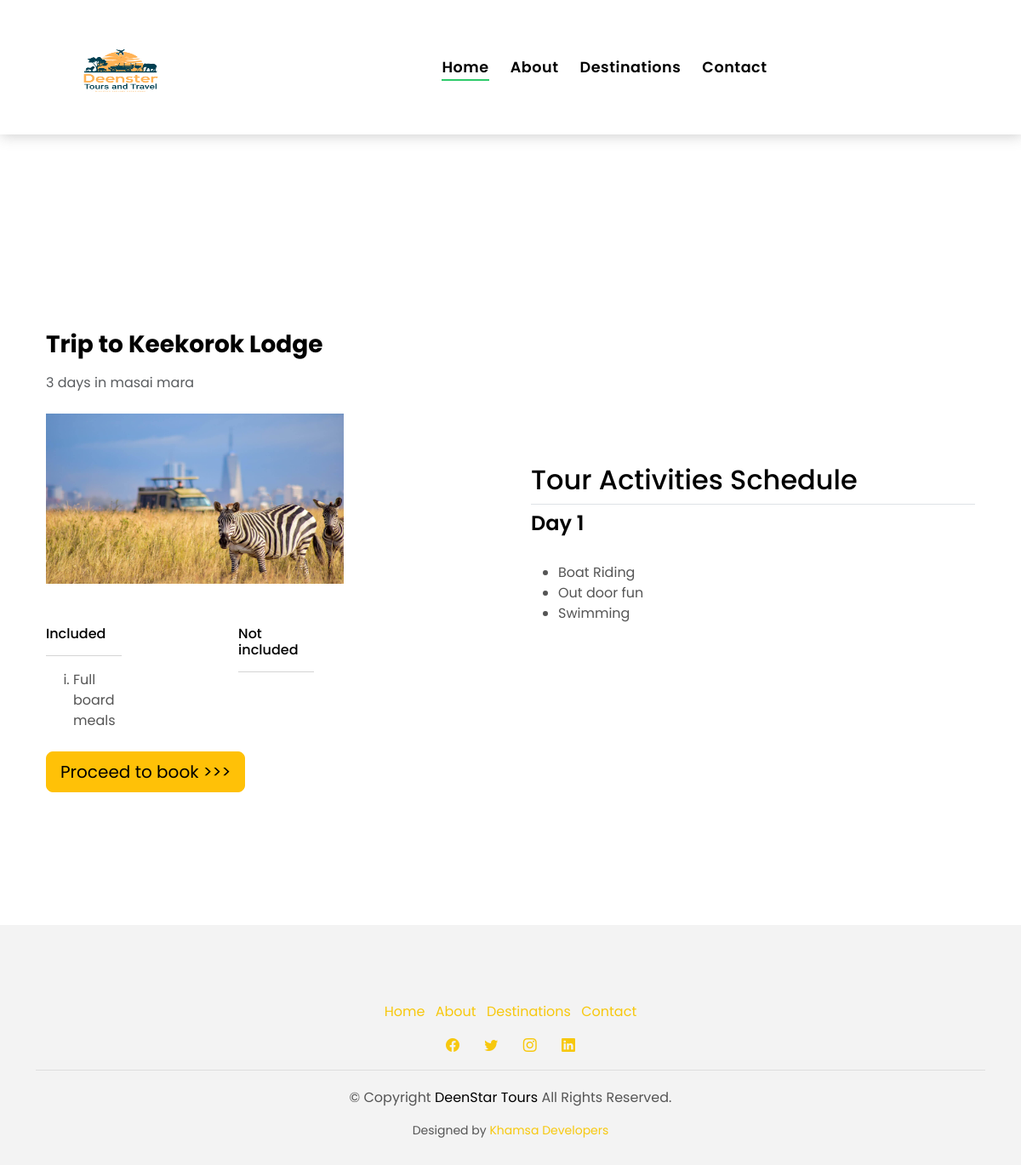
Before: /single-package/?id=1 with the older database file.
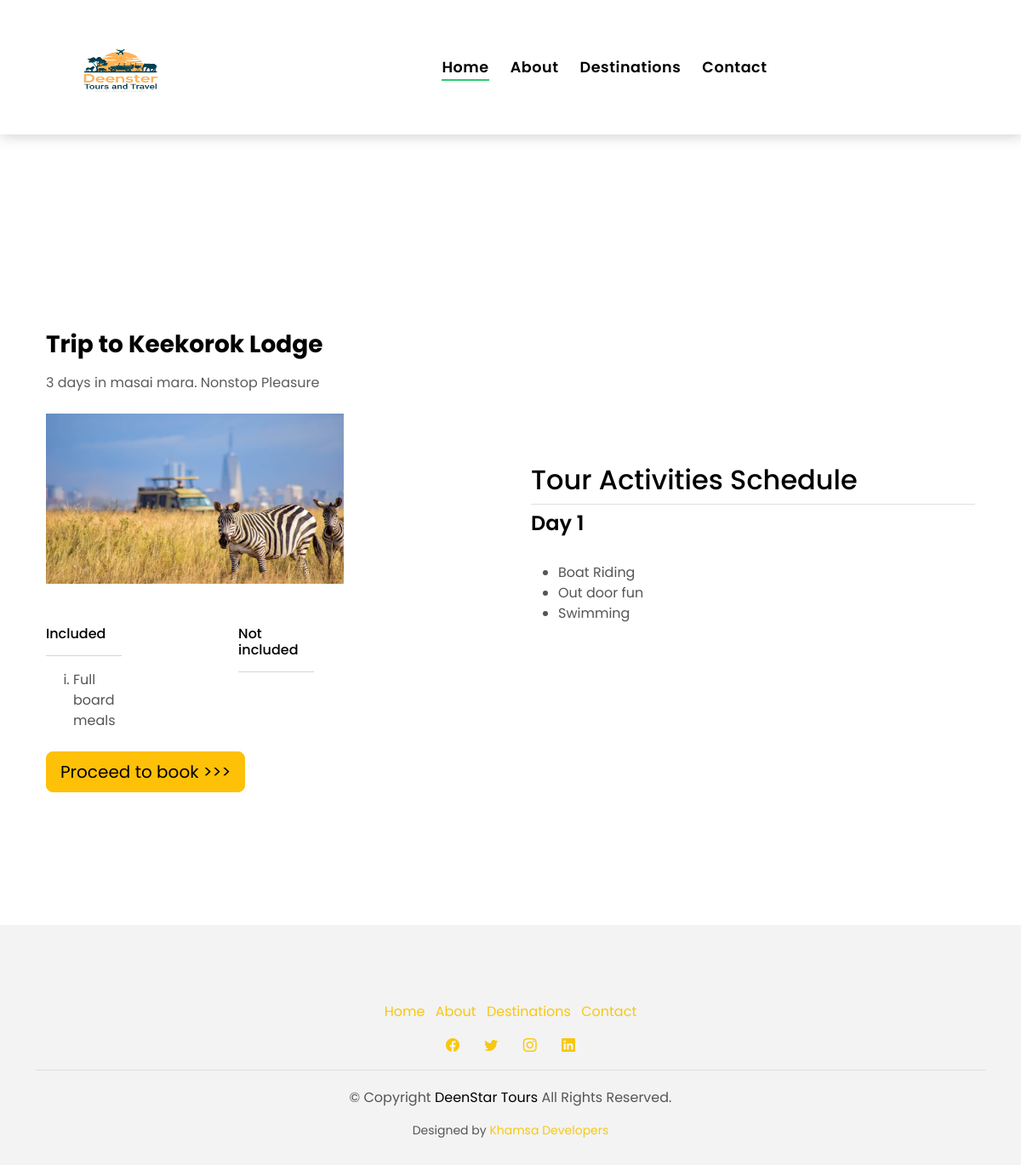
After: the same page with the newer database file.
### main/models.py (models this page shows, shortened)
class Package(models.Model):
    cover_image=models.ImageField(upload_to="img/", blank=True)
    description=models.CharField(max_length=1000)
    name= models.ForeignKey(Hotel,on_delete=models.CASCADE, related_name='package')
    start_date = models.DateField()
    end_date = models.DateField()
    created=models.DateTimeField(auto_now_add=True)
    addons=models.ManyToManyField(Addon,default=None, blank=True)
    excluded=models.ManyToManyField(Excluded,default=None, blank=True)
    activities=models.ManyToManyField(Activity,default=None, blank=True)
    cruiser_price=models.IntegerField()
    van_price=models.IntegerField()

class Hotel(models.Model):
    cover_image=models.ImageField(upload_to="img/", blank=True)
    name = models.CharField(max_length=30)
    dest_id =models.ForeignKey(Desination,on_delete=models.CASCADE)
    desc = models.TextField()
    def __str__(self):
        return str(self.name)

class Addon(models.Model):
    addon= models.CharField(max_length=200,blank=True)
    def __str__(self) :
        return self.addon

class TourSchedule(models.Model):
    package = models.ForeignKey(Package, on_delete=models.CASCADE, related_name='schedule')
    days=models.IntegerField(max_length=30, choices=DAYS, default=1)
    activities = models.ManyToManyField(Activity, blank=True)

class Activity(models.Model):
    activity_name= models.CharField(max_length=50)
    activity_desc=models.TextField()
    def __str__(self) :
        return self.activity_name

### main/views.py (the view)
# urls.py: path('single-package/', views.single_package, name="single-package"),
def single_package(request):
    if request.method=='GET':
        id =int(request.GET['id'])
        package=Package.objects.get(id=id)
        schedule = package.schedule.all().order_by('days')
        context={
            "package": package,
            "schedule": schedule
        }
        return render(request,'package-view.html',context=context)
    else:
        return render(request,'package-view.html',{"error":"No package selected"})

### templates/package-view.html (shortened to what this page needs)
{% extends 'base.html' %}
{% load static %}
{% load humanize %}
 {% block content %}
    <div class="intro-carousel swiper" style="padding-top: 12rem;">
    </div>
  <div class="container px-4 py-5">
    {%if error%}
    <h2>{{error}}</h2>
    {% else %}
    <div class="row row-cols-1 row-cols-md-2 align-items-md-center g-5 py-5">
      <div class="d-flex flex-column align-items-start gap-2">
        <h3 class="fw-bold">Trip to {{package.name}}</h3>
        <p class="text-muted">{{package.description}}</p>
        <img height="200px" width="350px" src="{% static 'images/default.jpg' %}" alt="Card image cap">
        <div class="row">
          <div class="col-sm-4">
            <h6>Included</h6>
            <hr>
          <ul style="list-style: lower-roman;">
            {% for inc in package.addons.all %}
          <li>{{inc}}</li>
          {% endfor %}
          </ul>
          </div>
          <div class="col-sm-4 ">
          </div>
          <div class="col-sm-4 ">
            <h6>Not included</h6>
            <hr>
          </div>
        </div>
        <a href="{% url 'book'%}?id={{package.id}}" class="btn btn-warning btn-lg">Proceed to book >>> </a>
      </div>
     <div>
      {% if schedule %}
      <h2 class="pb-2 border-bottom">Tour Activities Schedule</h2>
      <div class="row row-cols-1 row-cols-sm-2 g-4">
        {% for sch in schedule %}
        <div class="d-flex flex-column gap-2">
          <h4 class="fw-semibold mb-0">Day {{sch.days}}</h4>
          <p class="text-muted">
            <ul>
              {% for activity in sch.activities.all %}
              <li>{{activity}}</li>
              {% endfor %}
            </ul>
          </p>
        </div>
        {% endfor %}
        {% endif %}
        </div>
      </div>
      </div>
    </div>
  {% endif%}
  {% endblock content %}

### templates/base.html (shortened to what this page needs)
{% load static %}
<!DOCTYPE html>
<html lang="en">
<head>
  <link href="{% static 'assets/vendor/animate.css/animate.min.css' %}" rel="stylesheet">
  <link href="{% static 'assets/vendor/bootstrap/css/bootstrap.min.css' %}" rel="stylesheet">
  <link href="{% static 'assets/vendor/bootstrap/css/bootstrap.min.css' %}" rel="stylesheet">
  <link href="{% static 'assets/vendor/bootstrap-icons/bootstrap-icons.css' %}" rel="stylesheet">
  <link href="{% static 'assets/vendor/swiper/swiper-bundle.min.css' %}" rel="stylesheet">
  <link href="https://cdn.jsdelivr.net/npm/bootstrap@5.3.2/dist/css/bootstrap.min.css" rel="stylesheet">
  <link href="{% static 'travelstyles.css' %}" rel="stylesheet">
  <link href="{% static 'assets/css/style.css' %}" rel="stylesheet">
</head>
<body>
     <div class="my-div">
  <nav class="navbar navbar-default navbar-trans navbar-expand-lg fixed-top">
    <div class="container">
      <a class="navbar-brand text-brand" href=""><img height="100px" width="200px" src="{% static 'assets/img/logo.png'%}" alt=""></a>
      <div class="navbar-collapse collapse justify-content-center" id="navbarDefault">
        <ul class="navbar-nav">
          <li class="nav-item">
            <a class="nav-link active" href="/">Home</a>
          </li>
          <li class="nav-item">
            <a class="nav-link " href="#">About</a>
          </li>
          <li class="nav-item">
            <a class="nav-link " href="#">Destinations</a>
          </li>
          <li class="nav-item">
            <a class="nav-link " href="#">Contact</a>
          </li>
        </ul>
      </div>
    </div>
  </nav>
</div>
 {% block content%}
 {% endblock content%}
   <section class="section-footer">
  </section>
  <footer>
    <div class="container">
      <div class="row">
        <div class="col-md-12">
          <nav class="nav-footer">
            <ul class="list-inline">
              <li class="list-inline-item">
                <a href="#">Home</a>
              </li>
              <li class="list-inline-item">
                <a href="#">About</a>
              </li>
              <li class="list-inline-item">
                <a href="#">Destinations</a>
              </li>
              <li class="list-inline-item">
                <a href="#">Contact</a>
              </li>
            </ul>
          </nav>
          <div class="socials-a">
            <ul class="list-inline">
              <li class="list-inline-item">
                <a href="#">
                  <i class="bi bi-facebook" aria-hidden="true"></i>
                </a>
              </li>
              <li class="list-inline-item">
                <a href="#">
                  <i class="bi bi-twitter" aria-hidden="true"></i>
                </a>
              </li>
              <li class="list-inline-item">
                <a href="#">
                  <i class="bi bi-instagram" aria-hidden="true"></i>
                </a>
              </li>
              <li class="list-inline-item">
                <a href="#">
                  <i class="bi bi-linkedin" aria-hidden="true"></i>
                </a>
              </li>
            </ul>
          </div>
          <div class="copyright-footer">
            <p class="copyright color-text-a">
              &copy; Copyright
              <span class="color-a">DeenStar Tours</span> All Rights Reserved.
            </p>
          </div>
          <div class="credits">
            Designed by <a href="#">Khamsa Developers</a>
          </div>
        </div>
      </div>
    </div>
  </footer>
</body>
</html>

### static/travelstyles.css (style rules this page uses)
:root { --card-height: 65vh; --card-width: calc(var(--card-height) / 1.5); }

### static/assets/css/style.css (style rules this page uses)
body { font-family: "Poppins", sans-serif; color: #555555; }
h1, h2, h3, h4, h5, h6 { color: #000000; }
a { color: #F7C80E; text-decoration: none; transition: all 0.5s ease; }
.text-brand { color: #000000; font-size: 2rem; font-weight: 600; }
.color-a { text-decoration: none; color: #000000; }
.color-text-a { text-decoration: none; color: #555555; }
.socials-a { text-decoration: none; }
.socials-a .list-inline-item:not(:last-child) { margin-right: 25px; }
.btn { transition: 0.5s ease; }
.navbar-default { transition: all 0.5s ease-in-out; background-color: #ffffff; padding-top: 28px; padding-bottom: 20px; -webkit-backface-visibility: hidden; backface-visibility: hidden; box-shadow: 1px 2px 15px rgba(100, 100, 100, 0.3); }
.navbar-default.navbar-trans, .navbar-default.navbar-reduce { -webkit-backface-visibility: hidden; backface-visibility: hidden; }
.navbar-default.navbar-trans .nav-item, .navbar-default.navbar-reduce .nav-item { position: relative; padding-right: 10px; padding-bottom: 8px; margin-left: 0; }
@media (min-width: 768px) { .navbar-default.navbar-trans .nav-item, .navbar-default.navbar-reduce .nav-item { margin-left: 15px; } }
.navbar-default.navbar-trans .nav-link, .navbar-default.navbar-reduce .nav-link { font-size: 1.1rem; color: #000000; font-weight: 600; letter-spacing: 0.03em; transition: all 0.1s ease-in-out; position: relative; padding-left: 0; padding-right: 0; }
.navbar-default.navbar-trans .nav-link:before, .navbar-default.navbar-reduce .nav-link:before { content: ""; position: absolute; bottom: 5px; left: 0; width: 100%; height: 2px; z-index: 0; background-color: #2eca6a; transform: scaleX(0); transform-origin: right; transition: transform 0.2s ease-out, opacity 0.2s ease-out 0.3s; }
.navbar-default.navbar-trans .show>.nav-link:before, .navbar-default.navbar-trans .active>.nav-link:before, .navbar-default.navbar-trans .nav-link.show:before, .navbar-default.navbar-trans .nav-link.active:before, .navbar-default.navbar-reduce .show>.nav-link:before, .navbar-default.navbar-reduce .active>.nav-link:before, .navbar-default.navbar-reduce .nav-link.show:before, .navbar-default.navbar-reduce .nav-link.active:before { transform: scaleX(1); }
.navbar-default.navbar-trans .nav-link:before { background-color: #2eca6a; }
.navbar-default.navbar-trans .show>.nav-link, .navbar-default.navbar-trans .active>.nav-link, .navbar-default.navbar-trans .nav-link.show, .navbar-default.navbar-trans .nav-link.active { color: #000000; }
.section-footer { padding-top: 60px; margin-top: 60px; background: #f3f3f3; }
footer { background: #f3f3f3; text-align: center; padding: 30px 0; }
footer .copyright-footer { border-top: 1px solid #ddd; padding-top: 20px; }
footer .credits { font-size: 14px; }

### templates/base.html (style rules this page uses)
.my-div { color: #fdcd3b; height: 100px; }

Changed rows visible on the page:
changed Package "Keekorok Lodge": description "3 days in masai mara" → "3 days in masai mara. Nonstop Pleasure"
